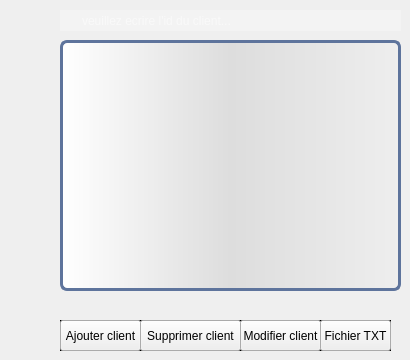
    <widget class="QWidget" name="page_26">
     <widget class="QLabel" name="label_34">
      <property name="geometry">
       <rect>
        <x>60</x>
        <y>320</y>
        <width>331</width>
        <height>31</height>
       </rect>
      </property>
      <property name="autoFillBackground">
       <bool>false</bool>
      </property>
      <property name="frameShape">
       <enum>QFrame::WinPanel</enum>
      </property>
      <property name="text">
       <string>TextLabel</string>
      </property>
     </widget>
     <widget class="QPushButton" name="ajouter_13">
      <property name="geometry">
       <rect>
        <x>60</x>
        <y>320</y>
        <width>81</width>
        <height>31</height>
       </rect>
      </property>
      <property name="text">
       <string>Ajouter client</string>
      </property>
     </widget>
     <widget class="QPushButton" name="fichiertxt_client_3">
      <property name="geometry">
       <rect>
        <x>320</x>
        <y>320</y>
        <width>71</width>
        <height>31</height>
       </rect>
      </property>
      <property name="text">
       <string>Fichier TXT</string>
      </property>
     </widget>
     <widget class="QTableView" name="tabclient_fid">
      <property name="geometry">
       <rect>
        <x>60</x>
        <y>40</y>
        <width>341</width>
        <height>251</height>
       </rect>
      </property>
      <property name="styleSheet">
       <string notr="true">QTableView {border: 3px solid #5E749C;text-align: top;padding: 4px;border-radius: 7px;border-bottom-left-radius: 7px;background: QLinearGradient( x1: 0, y1: 0, x2: 1, y2: 0,stop: 0 #fff, stop: 1 #eee,stop: 0.5 #ddd,stop: 1 #eee );width: 15px;}
QTableView::item:focus{selection-background-color: yellow;}
QScrollBar:vertical{ width: 20px; background: none; /* only these sort effect about width ...*/}
QScrollBar::handle:vertical{ border: 3px solid #5E749C;text-align: top;padding: 4px;border-radius: 5px; border-bottom-left-radius: 5px;background: QLinearGradient( x1: 0, y1: 0, x2: 1, y2: 0,stop: 0 #fff, stop: 1 #eee,stop: 0.5 #ddd,stop: 1 #eee ); width: 25px; min-height: 20px; max-height: 25px; /*these sort no effect*/ }
QScrollBar::add-page:vertical {border: 3px solid red;text-align: top;padding: 4px;border-radius: 5px; border-bottom-left-radius: 5px;background:  red; /* adding width: xx px; sorting no effect .. why? */}
QScrollBar::sub-page:vertical {border: 3px solid green;text-align: top;padding: 4px;border-radius: 5px; border-bottom-left-radius: 5px;background:  green; /* adding width: xx px; sorting no effect .. why? */ }

</string>
      </property>
     </widget>
     <widget class="QLineEdit" name="rechercher_13">
      <property name="geometry">
       <rect>
        <x>60</x>
        <y>10</y>
        <width>341</width>
        <height>21</height>
       </rect>
      </property>
      <property name="font">
       <font>
        <family>SegoeUI</family>
        <pointsize>-1</pointsize>
       </font>
      </property>
      <property name="styleSheet">
       <string notr="true">QLineEdit {
    background: #f3f3f3;
    background-image: url(:/img/search.png); /* actual size, e.g. 16x16 */
    background-repeat: no-repeat;
    background-position: left;
    color: white;
    font-family: SegoeUI;
    font-size: 12px;
  border-top: 3px transparent;
            border-bottom: 3px transparent;
            border-right: 10px transparent;
            border-left: 10px transparent;
    padding: 2 2 2 20; /* left padding (last number) must be more than the icon's width */
}</string>
      </property>
      <property name="cursorPosition">
       <number>0</number>
      </property>
      <property name="placeholderText">
       <string>veuillez ecrire l'id du client...</string>
      </property>
     </widget>
     <widget class="QPushButton" name="supprimer_13">
      <property name="geometry">
       <rect>
        <x>140</x>
        <y>320</y>
        <width>101</width>
        <height>31</height>
       </rect>
      </property>
      <property name="text">
       <string>Supprimer client</string>
      </property>
     </widget>
     <widget class="QPushButton" name="modifier_13">
      <property name="geometry">
       <rect>
        <x>240</x>
        <y>320</y>
        <width>81</width>
        <height>31</height>
       </rect>
      </property>
      <property name="text">
       <string>Modifier client</string>
      </property>
     </widget>
     <widget class="QLabel" name="label_19">
      <property name="geometry">
       <rect>
        <x>-50</x>
        <y>90</y>
        <width>131</width>
        <height>91</height>
       </rect>
      </property>
      <property name="text">
       <string/>
      </property>
      <property name="pixmap">
       <pixmap resource="image/img.qrc">:/img/card.png</pixmap>
      </property>
     </widget>
    </widget>
